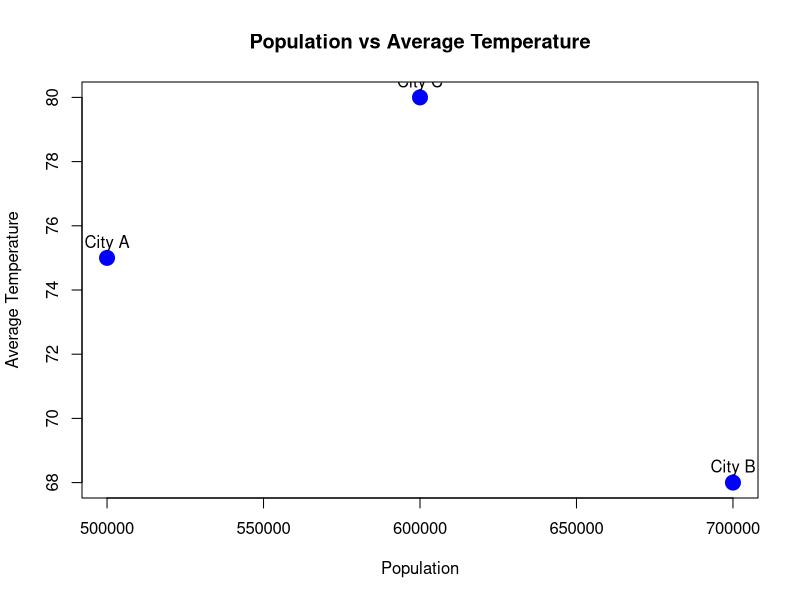

Write the R code that produced this figure.
# Create dataset
geo_data <- data.frame(
  City = c("City A", "City B", "City C"),
  Population = c(500000, 700000, 600000),
  AvgTemperature = c(75, 68, 80)
)

# Scatter Plot
plot(
  geo_data$Population,
  geo_data$AvgTemperature,
  main = "Population vs Average Temperature",
  xlab = "Population",
  ylab = "Average Temperature",
  pch = 19,
  col = "blue",
  cex = 2
)

# Add labels
text(
  geo_data$Population,
  geo_data$AvgTemperature,
  labels = geo_data$City,
  pos = 3
)
